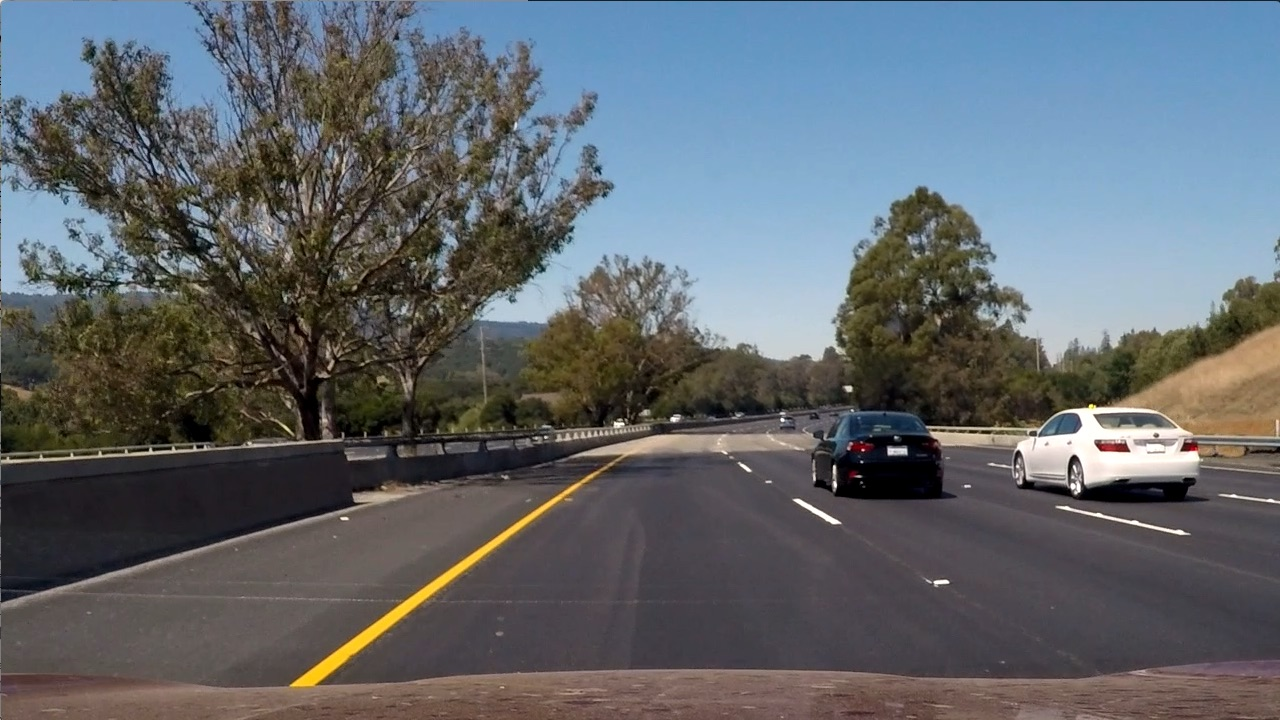
#> input picture test_images/test6.jpg, 1280 x 720 px
$ jupyter execute --allow-errors VehicleDetection.ipynb   (shell and % lines are left out)   (older library calls are emulated)
#> lines starting #> are read from the running program, lines starting #| are printed output that depends on the picture
# Training data analysis

[cell 1]
import numpy as np
import cv2
import glob
import matplotlib.pyplot as plt


vehicle_image_filenames = glob.glob('training_images/vehicles/**/*.png', recursive=True)
non_vehicle_image_filenames = glob.glob('training_images/non-vehicles/**/*.png', recursive=True)

print("Total number of vehicle images: " + str(len(vehicle_image_filenames)))
print("Total number of non-vehicle images: " + str(len(non_vehicle_image_filenames)))

#> (the rest of this cell did not finish here and is left out)

# Feature extraction methods

[cell 2]
from skimage.feature import hog

pix_per_cell = 8
cell_per_block = 2
orient = 9
color_space = 'YCrCb'
hog_channel = 'ALL'

# Define a function to return HOG features and visualization
def get_hog_features(img,
                     orient,
                     pix_per_cell,
                     cell_per_block,
                     vis=False,
                     feature_vec=True):
    if vis == True:
        features, hog_image = hog(img, orientations=orient, pixels_per_cell=(pix_per_cell, pix_per_cell),
                                  cells_per_block=(cell_per_block, cell_per_block), transform_sqrt=True,
                                  visualise=vis, feature_vector=feature_vec)
        return features, hog_image
    # Otherwise call with one output
    else:
        features = hog(img, orientations=orient, pixels_per_cell=(pix_per_cell, pix_per_cell),
                       cells_per_block=(cell_per_block, cell_per_block), transform_sqrt=True,
                       visualise=vis, feature_vector=feature_vec)
        return features

# Define a function to extract features from a list of images
# Have this function call bin_spatial() and color_hist()
def extract_features(imgs,
                     cspace='RGB',
                     orient=9,
                     pix_per_cell=8,
                     cell_per_block=2,
                     hog_channel=2):
    # Create a list to append feature vectors to
    features = []
    # Iterate through the list of images
    for file in imgs:
        # Read in each one by one
        image = mpimg.imread(file)
        # apply color conversion if other than 'RGB'
        if cspace != 'RGB':
            if cspace == 'HSV':
                feature_image = cv2.cvtColor(image, cv2.COLOR_RGB2HSV)
            elif cspace == 'LUV':
                feature_image = cv2.cvtColor(image, cv2.COLOR_RGB2LUV)
            elif cspace == 'HLS':
                feature_image = cv2.cvtColor(image, cv2.COLOR_RGB2HLS)
            elif cspace == 'YUV':
                feature_image = cv2.cvtColor(image, cv2.COLOR_RGB2YUV)
            elif cspace == 'YCrCb':
                feature_image = cv2.cvtColor(image, cv2.COLOR_RGB2YCrCb)
        else: feature_image = np.copy(image)

        # Call get_hog_features() with vis=False, feature_vec=True
        if hog_channel == 'ALL':
            hog_features = []
            for channel in range(feature_image.shape[2]):
                hog_features.append(get_hog_features(feature_image[:,:,channel],
                                    orient, pix_per_cell, cell_per_block,
                                    vis=False, feature_vec=True))
            hog_features = np.ravel(hog_features)
        else:
            hog_features = get_hog_features(feature_image[:,:,hog_channel], orient,
                        pix_per_cell, cell_per_block, vis=False, feature_vec=True)
        # Append the new feature vector to the features list
        features.append(hog_features)
    # Return list of feature vectors
    return features

def single_img_features(img,
                        color_space='RGB',
                        orient=9,
                        pix_per_cell=8,
                        cell_per_block=2,
                        hog_channel=2,
                        hog_feat=True):
    #1) Define an empty list to receive features
    img_features = []

    #2) Apply color conversion if other than 'RGB'
    if color_space != 'RGB':
        if color_space == 'HSV':
            feature_image = cv2.cvtColor(img, cv2.COLOR_RGB2HSV)
        elif color_space == 'LUV':
            feature_image = cv2.cvtColor(img, cv2.COLOR_RGB2LUV)
        elif color_space == 'HLS':
            feature_image = cv2.cvtColor(img, cv2.COLOR_RGB2HLS)
        elif color_space == 'YUV':
            feature_image = cv2.cvtColor(img, cv2.COLOR_RGB2YUV)
        elif color_space == 'YCrCb':
            feature_image = cv2.cvtColor(img, cv2.COLOR_RGB2YCrCb)
    else: feature_image = np.copy(img)

    #3) Compute HOG features if flag is set
    if hog_feat == True:
        if hog_channel == 'ALL':
            hog_features = []
            for channel in range(feature_image.shape[2]):
                hog_features.extend(get_hog_features(feature_image[:,:,channel],
                                    orient, pix_per_cell, cell_per_block,
                                    vis=False, feature_vec=True))
        else:
            hog_features = get_hog_features(feature_image[:,:,hog_channel], orient,
                        pix_per_cell, cell_per_block, vis=False, feature_vec=True)
        #8) Append features to list
        img_features.append(hog_features)

    #9) Return concatenated array of features
    return np.concatenate(img_features)

# Extracting HOG feature from test images

#> (a cell that did not finish here is left out)

# Training the model

[cell 4]
import random
import time
from sklearn.svm import LinearSVC
from sklearn.preprocessing import StandardScaler
from sklearn.cross_validation import train_test_split
import matplotlib.image as mpimg

t1 = time.time()

vehicle_hog_features = extract_features(vehicle_image_filenames,
                                        color_space,
                                        orient,
                                        pix_per_cell,
                                        cell_per_block,
                                        hog_channel)

non_vehicle_hog_features = extract_features(non_vehicle_image_filenames,
                                            color_space,
                                            orient,
                                            pix_per_cell,
                                            cell_per_block,
                                            hog_channel)

t2 = time.time()
print(round(t2-t1, 2), 'Seconds to extract HOG features...')

# Create an array stack of feature vectors
X = np.vstack((vehicle_hog_features, non_vehicle_hog_features)).astype(np.float64)

# Fit a per-column scaler
#> (the rest of this cell did not finish here and is left out)

# Sliding window and heatmap methods

[cell 5]
# [11 lines left out: function draw_boxes, not called in this run]

# Window size (x and y dimensions), and overlap fraction (for both x and y)
def slide_window(img,
                 x_start_stop=[None, None],
                 y_start_stop=[None, None],
                 xy_window=(64, 64),
                 xy_overlap=(0.5, 0.5)):
    # Compute the span of the region to be searched
    xspan = x_start_stop[1] - x_start_stop[0]
    yspan = y_start_stop[1] - y_start_stop[0]

    # Compute the number of pixels per step in x/y
    nx_pix_per_step = np.int(xy_window[0]*(1 - xy_overlap[0]))
    ny_pix_per_step = np.int(xy_window[1]*(1 - xy_overlap[1]))

    # Compute the number of windows in x/y
    nx_buffer = np.int(xy_window[0]*(xy_overlap[0]))
    ny_buffer = np.int(xy_window[1]*(xy_overlap[1]))
    nx_windows = np.int((xspan-nx_buffer)/nx_pix_per_step)
    ny_windows = np.int((yspan-ny_buffer)/ny_pix_per_step)

    # Initialize a list to append window positions to
    window_list = []

    # Loop through finding x and y window positions
    # Note: you could vectorize this step, but in practice
    # you'll be considering windows one by one with your
    # classifier, so looping makes sense
    for ys in range(ny_windows):
        for xs in range(nx_windows):
            # Calculate window position
            startx = xs*nx_pix_per_step + x_start_stop[0]
            endx = startx + xy_window[0]
            starty = ys*ny_pix_per_step + y_start_stop[0]
            endy = starty + xy_window[1]

            # Append window position to list
            window_list.append(((startx, starty), (endx, endy)))

    # Return the list of windows
    return window_list

def search_windows(img, windows):

    #1) Create an empty list to receive positive detection windows
    on_windows = []

    #2) Iterate over all windows in the list
    for window in windows:
        #3) Extract the test window from original image
        test_img = cv2.resize(img[window[0][1]:window[1][1], window[0][0]:window[1][0]], (64, 64))

        #4) Extract features for that window using single_img_features()
        features = single_img_features(test_img,
                                       color_space,
                                       orient,
                                       pix_per_cell,
                                       cell_per_block,
                                       hog_channel)

        #5) Scale extracted features to be fed to classifier
        scaler = StandardScaler().fit(features)
        test_features = scaler.transform(np.array(features).reshape(1, -1))

        #6) Predict using your classifier
        prediction = svc.predict(test_features)

        #7) If positive (prediction == 1) then save the window
        if prediction == 1:
            on_windows.append(window)

    #8) Return windows for positive detections
    return on_windows

# [35 lines left out: functions add_heat, apply_threshold, draw_labeled_bboxes, not called in this run]

# Car detection pipeline for single image

[cell 6]
import matplotlib.image as mpimg
from scipy.ndimage.measurements import label

image = mpimg.imread('test_images/test6.jpg')
#> image is the input picture: shape (720, 1280, 3); mean R, G, B 97, 102.6, 107.9

#image = image.astype(np.float32)/255

def detect_car(image_to_process):
    draw_image = np.copy(image_to_process)

    heat = np.zeros_like(image_to_process[:,:,0]).astype(np.float)

    windows = slide_window(image_to_process,
                           x_start_stop=[0, 1280],
                           y_start_stop=[380, 680],
                           xy_window=(128, 128),
                           xy_overlap=(0.65, 0.65))
#> windows = 108 items

    #draw_image = draw_boxes(draw_image, windows, color=(0, 255, 255))

    hot_windows = search_windows(image_to_process, windows)
#> the loop in search_windows, `for window in windows:` made 1 pass
#> window on pass 1: ((0, 380), (128, 508))
#> pass 1, in search_windows, `test_img = cv2.resize(img[window[0][1]:window[1][1], window[0][0]:wind..`:
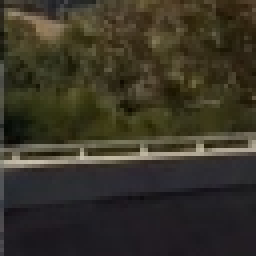
#> test_img: shape (64, 64, 3) (shown 4 times larger); mean R, G, B 56.3, 51.9, 39.2
#> after the loop in search_windows, `for window in windows:`: on_windows = []
    # Add heat to each box in box list
    add_heat(heat, hot_windows)

    windows = slide_window(image_to_process,
                           x_start_stop=[0, 1280],
                           y_start_stop=[390, 620],
                           xy_window=(96, 96),
                           xy_overlap=(0.65, 0.65))

    #draw_image = draw_boxes(draw_image, windows, color=(0, 255, 0))

    hot_windows = search_windows(image_to_process, windows)
    # Add heat to each box in box list
    add_heat(heat, hot_windows)

    windows = slide_window(image_to_process,
                           x_start_stop=[0, 1280],
                           y_start_stop=[390, 560],
                           xy_window=(72, 72),
                           xy_overlap=(0.65, 0.65))

    #draw_image = draw_boxes(draw_image, windows, color=(255, 0, 255))

    hot_windows = search_windows(image_to_process, windows)
    # Add heat to each box in box list
    add_heat(heat, hot_windows)


    windows = slide_window(image_to_process,
                           x_start_stop=[0, 1280],
                           y_start_stop=[390, 500],
                           xy_window=(64, 64),
                           xy_overlap=(0.65, 0.65))

    #draw_image = draw_boxes(draw_image, windows, color=(255, 0, 0))

    hot_windows = search_windows(image_to_process, windows)
    # Add heat to each box in box list
    add_heat(heat, hot_windows)

    # Apply threshold to help remove false positives
    heat = apply_threshold(heat, 2)

    # Visualize the heatmap when displaying
    heatmap = np.clip(heat, 0, 255)

    # Find final boxes from heatmap using label function
    labels = label(heatmap)

    draw_labeled_bboxes(draw_image, labels)

    return draw_image, heatmap, labels

#> (the rest of this cell did not finish here and is left out)


$ run again, with test_images/test1.jpg copied over test_images/test6.jpg
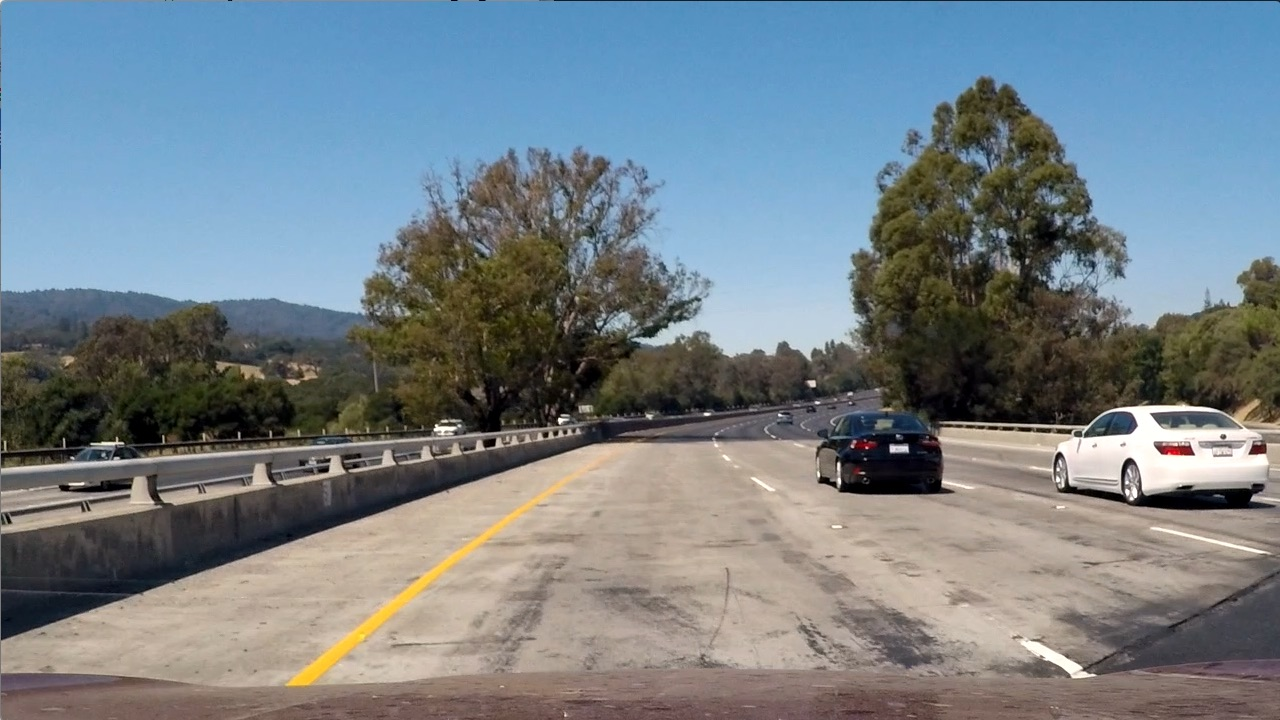
#> input picture test_images/test1.jpg, 1280 x 720 px
#> image is the input picture: shape (720, 1280, 3); mean R, G, B 117.5, 128.7, 135.5
#> windows = 108 items
#> the loop in search_windows, `for window in windows:` made 1 pass
#> window on pass 1: ((0, 380), (128, 508))
#> pass 1, in search_windows, `test_img = cv2.resize(img[window[0][1]:window[1][1], window[0][0]:wind..`:
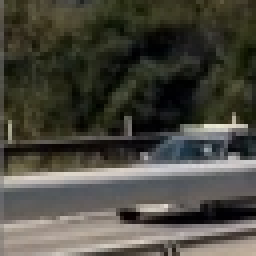
#> test_img: shape (64, 64, 3) (shown 4 times larger); mean R, G, B 74.1, 72.5, 63.5
#> after the loop in search_windows, `for window in windows:`: on_windows = []

$ run again, with test_images/test2.jpg copied over test_images/test6.jpg
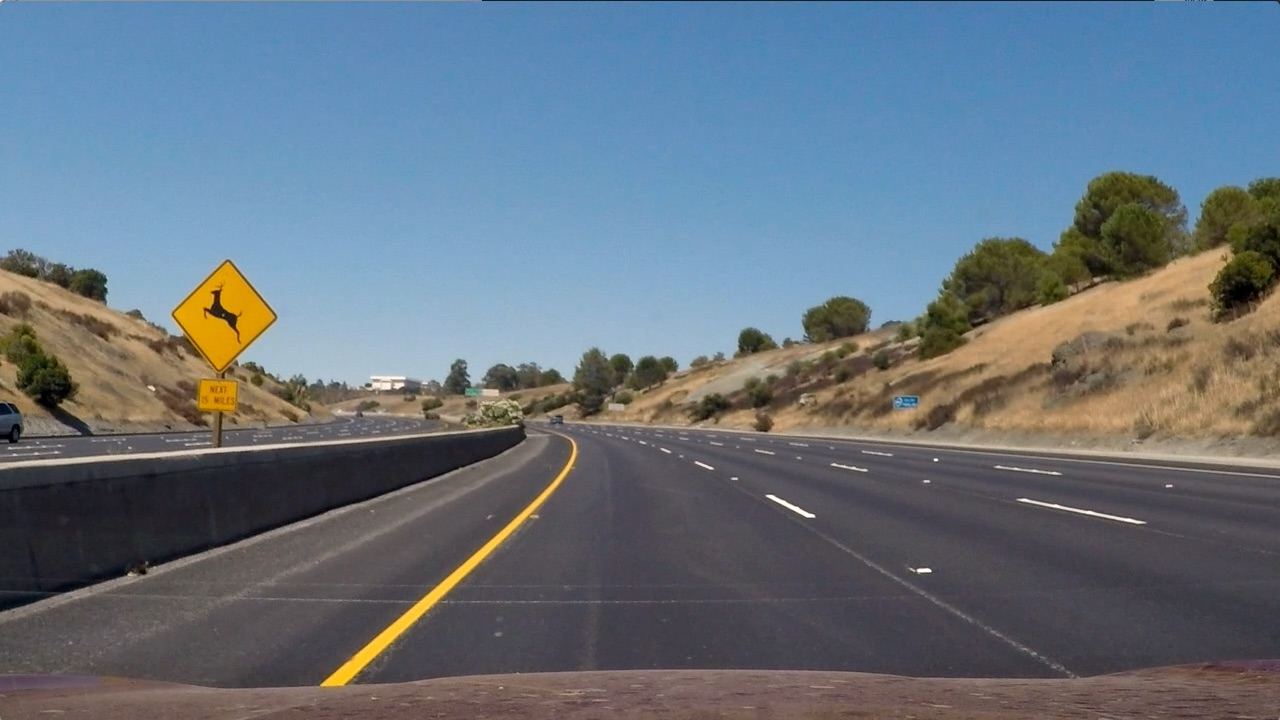
#> input picture test_images/test2.jpg, 1280 x 720 px
#> image is the input picture: shape (720, 1280, 3); mean R, G, B 102.8, 114.6, 125.5
#> windows = 108 items
#> the loop in search_windows, `for window in windows:` made 1 pass
#> window on pass 1: ((0, 380), (128, 508))
#> pass 1, in search_windows, `test_img = cv2.resize(img[window[0][1]:window[1][1], window[0][0]:wind..`:
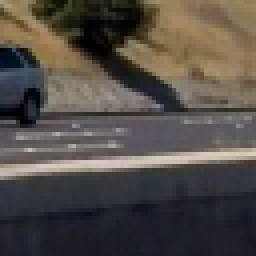
#> test_img: shape (64, 64, 3) (shown 4 times larger); mean R, G, B 82.4, 76.4, 70.5
#> after the loop in search_windows, `for window in windows:`: on_windows = []

$ run again, with test_images/test3.jpg copied over test_images/test6.jpg
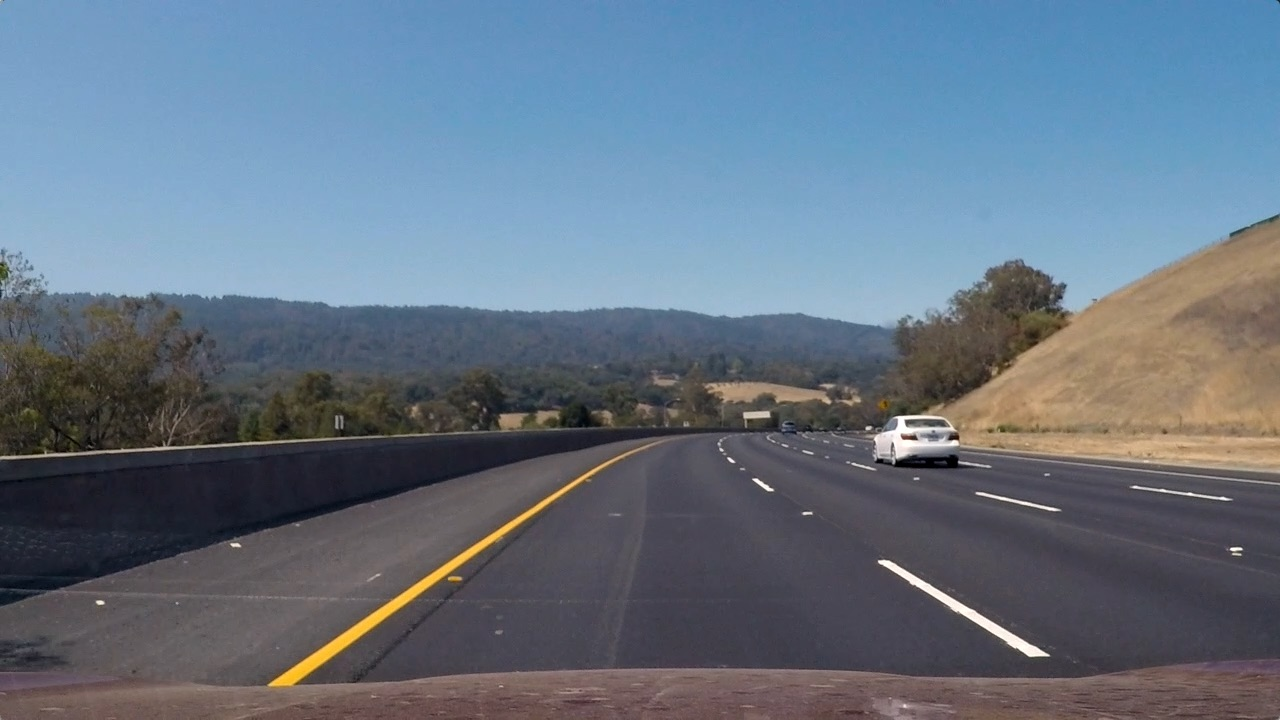
#> input picture test_images/test3.jpg, 1280 x 720 px
#> image is the input picture: shape (720, 1280, 3); mean R, G, B 101.1, 115.3, 130.7
#> windows = 108 items
#> the loop in search_windows, `for window in windows:` made 1 pass
#> window on pass 1: ((0, 380), (128, 508))
#> pass 1, in search_windows, `test_img = cv2.resize(img[window[0][1]:window[1][1], window[0][0]:wind..`:
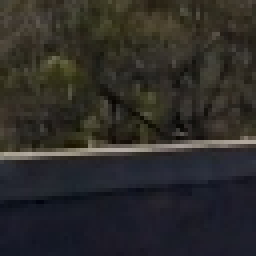
#> test_img: shape (64, 64, 3) (shown 4 times larger); mean R, G, B 45.5, 43.7, 41
#> after the loop in search_windows, `for window in windows:`: on_windows = []
